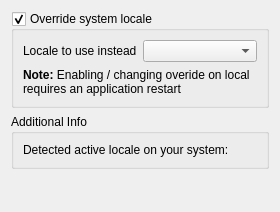
             <widget class="QWidget" name="mOptionsScrollAreaContents_09">
              <property name="geometry">
               <rect>
                <x>0</x>
                <y>0</y>
                <width>280</width>
                <height>212</height>
               </rect>
              </property>
              <layout class="QVBoxLayout" name="verticalLayout_32">
               <item>
                <widget class="QGroupBox" name="grpLocale">
                 <property name="title">
                  <string>Override system locale</string>
                 </property>
                 <property name="checkable">
                  <bool>true</bool>
                 </property>
                 <layout class="QGridLayout" name="_12">
                  <item row="0" column="0">
                   <widget class="QLabel" name="label_5">
                    <property name="text">
                     <string>Locale to use instead</string>
                    </property>
                   </widget>
                  </item>
                  <item row="0" column="1">
                   <widget class="QComboBox" name="cboLocale"/>
                  </item>
                  <item row="1" column="0" colspan="2">
                   <widget class="QLabel" name="label_7">
                    <property name="text">
                     <string>&lt;b&gt;Note:&lt;/b&gt; Enabling / changing overide on local requires an application restart</string>
                    </property>
                    <property name="wordWrap">
                     <bool>true</bool>
                    </property>
                   </widget>
                  </item>
                 </layout>
                </widget>
               </item>
               <item>
                <widget class="QGroupBox" name="groupBox_12">
                 <property name="title">
                  <string>Additional Info</string>
                 </property>
                 <layout class="QGridLayout" name="_13">
                  <item row="0" column="0">
                   <widget class="QLabel" name="lblSystemLocale">
                    <property name="text">
                     <string>Detected active locale on your system:</string>
                    </property>
                   </widget>
                  </item>
                 </layout>
                </widget>
               </item>
               <item>
                <spacer name="verticalSpacer_2">
                 <property name="orientation">
                  <enum>Qt::Vertical</enum>
                 </property>
                 <property name="sizeHint" stdset="0">
                  <size>
                   <width>20</width>
                   <height>40</height>
                  </size>
                 </property>
                </spacer>
               </item>
              </layout>
             </widget>
